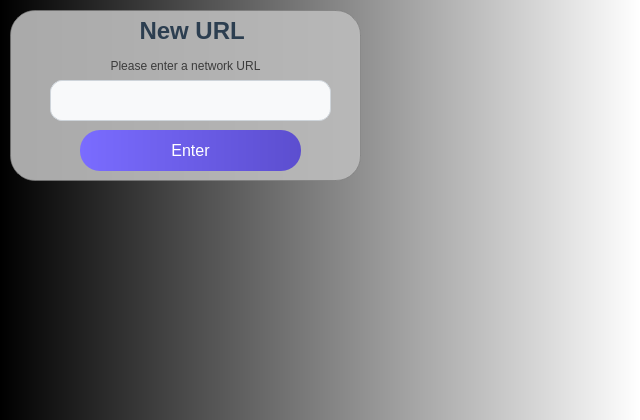
<?xml version="1.0" encoding="UTF-8"?>
<ui version="4.0">
 <class>StreamingWidget</class>
 <widget class="QWidget" name="StreamingWidget">
  <property name="geometry">
   <rect>
    <x>0</x>
    <y>0</y>
    <width>640</width>
    <height>420</height>
   </rect>
  </property>
  <property name="windowTitle">
   <string>Form</string>
  </property>
  <widget class="QLabel" name="video_label">
   <property name="geometry">
    <rect>
     <x>0</x>
     <y>0</y>
     <width>640</width>
     <height>420</height>
    </rect>
   </property>
   <property name="sizePolicy">
    <sizepolicy hsizetype="Preferred" vsizetype="Preferred">
     <horstretch>0</horstretch>
     <verstretch>0</verstretch>
    </sizepolicy>
   </property>
   <property name="minimumSize">
    <size>
     <width>0</width>
     <height>0</height>
    </size>
   </property>
   <property name="sizeIncrement">
    <size>
     <width>1</width>
     <height>1</height>
    </size>
   </property>
   <property name="baseSize">
    <size>
     <width>640</width>
     <height>480</height>
    </size>
   </property>
   <property name="font">
    <font>
     <stylestrategy>PreferAntialias</stylestrategy>
    </font>
   </property>
   <property name="styleSheet">
    <string notr="true">QWidget {
    background-color: qlineargradient(spread:pad, x1:0, y1:0, x2:1, y2:0, stop:0 rgba(0, 0, 0, 255), stop:1 rgba(255, 255, 255, 255));

}</string>
   </property>
   <property name="lineWidth">
    <number>0</number>
   </property>
   <property name="text">
    <string/>
   </property>
   <property name="textFormat">
    <enum>Qt::TextFormat::PlainText</enum>
   </property>
   <property name="alignment">
    <set>Qt::AlignmentFlag::AlignCenter</set>
   </property>
   <property name="wordWrap">
    <bool>false</bool>
   </property>
  </widget>
  <widget class="QWidget" name="widget" native="true">
   <property name="geometry">
    <rect>
     <x>10</x>
     <y>10</y>
     <width>351</width>
     <height>171</height>
    </rect>
   </property>
   <property name="styleSheet">
    <string notr="true">QWidget#widget {
    background-color: rgba(188, 188, 188, 0.9); /* 회색 배경 + 투명도 90% */
    border-radius: 25px;                        /* 둥근 모서리 */
    border: 1px solid rgba(120, 120, 120, 0.6); /* 연한 회색 테두리 + 투명도 */
}</string>
   </property>
   <widget class="QLabel" name="label">
    <property name="geometry">
     <rect>
      <x>0</x>
      <y>0</y>
      <width>351</width>
      <height>41</height>
     </rect>
    </property>
    <property name="styleSheet">
     <string notr="true">QLabel {
    font-size: 24px;                /* 타이틀에 어울리는 크기 */
    font-weight: bold;              /* 굵은 글씨 */
    color: #2c3e50;                 /* 글자 색 (어두운 파란색) */
}</string>
    </property>
    <property name="text">
     <string>  New URL</string>
    </property>
    <property name="alignment">
     <set>Qt::AlignmentFlag::AlignCenter</set>
    </property>
   </widget>
   <widget class="QLabel" name="label_2">
    <property name="geometry">
     <rect>
      <x>0</x>
      <y>40</y>
      <width>351</width>
      <height>31</height>
     </rect>
    </property>
    <property name="styleSheet">
     <string notr="true">QLabel {
	font: bold 9pt &quot;Sans Serif&quot;;
	color:rgb(59, 59, 59);
    background-color: transparent;  /* 배경은 투명하게 */
    padding: 5px 10px;              /* 여백 */
    text-align: left;               /* 왼쪽 정렬 */
    line-height: 1.5;               /* 줄 간격 조정 */

}</string>
    </property>
    <property name="text">
     <string>Please enter a network URL</string>
    </property>
    <property name="alignment">
     <set>Qt::AlignmentFlag::AlignCenter</set>
    </property>
   </widget>
   <widget class="QLineEdit" name="editURL">
    <property name="geometry">
     <rect>
      <x>40</x>
      <y>70</y>
      <width>281</width>
      <height>41</height>
     </rect>
    </property>
    <property name="styleSheet">
     <string notr="true">/* QLineEdit 기본 스타일 */
QLineEdit {
    background-color: #f8f9fa; /* 밝은 회색 배경 */
    color: #212529; /* 다크 텍스트 */
    font-family: 'Segoe UI', Arial, sans-serif; /* 읽기 쉬운 기본 폰트 */
    font-size: 14px; /* 기본 폰트 크기 */
    border: 1px solid #ced4da; /* 얇은 회색 테두리 */
    border-radius: 12px; /* 둥근 모서리 */
    padding: 10px; /* 내부 여백 (아이콘 공간 포함) */
}

/* QLineEdit 포커스 시 강조 */
QLineEdit:focus {
    border: 1px solid #007bff; /* 파란색 테두리 강조 */
}</string>
    </property>
    <property name="maxLength">
     <number>30</number>
    </property>
   </widget>
   <widget class="QPushButton" name="btnUrlEnter">
    <property name="geometry">
     <rect>
      <x>70</x>
      <y>120</y>
      <width>221</width>
      <height>41</height>
     </rect>
    </property>
    <property name="styleSheet">
     <string notr="true">
/* QPushButton 스타일 */
QPushButton {
    background-color: #6c63ff; /* 보라색 버튼 배경 */
    background: qlineargradient(spread:pad, x1:0, y1:0.5, x2:1, y2:0.5, stop:0 #7a6cff, stop:1 #5c4ecf); /* 좌측 밝고 우측 어두운 그라디언트 */
    color: #ffffff; /* 흰색 텍스트 */
    font-family: 'Segoe UI', Arial, sans-serif; /* 읽기 쉬운 기본 폰트 */
    font-size: 16px; /* 기본 폰트 크기 */
    border: none; /* 테두리 제거 */
    border-radius: 20px; /* 둥근 모서리 */
    padding: 10px 20px; /* 내부 여백 */
}

/* QPushButton 호버 효과 */
QPushButton:hover {
    background-color: #574b90; /* 더 어두운 보라색 */
}

/* QPushButton 클릭 효과 */
QPushButton:pressed {
    background-color: #3e3365; /* 더욱 어두운 보라색 */
}</string>
    </property>
    <property name="text">
     <string>Enter</string>
    </property>
   </widget>
  </widget>
 </widget>
 <resources/>
 <connections/>
</ui>
